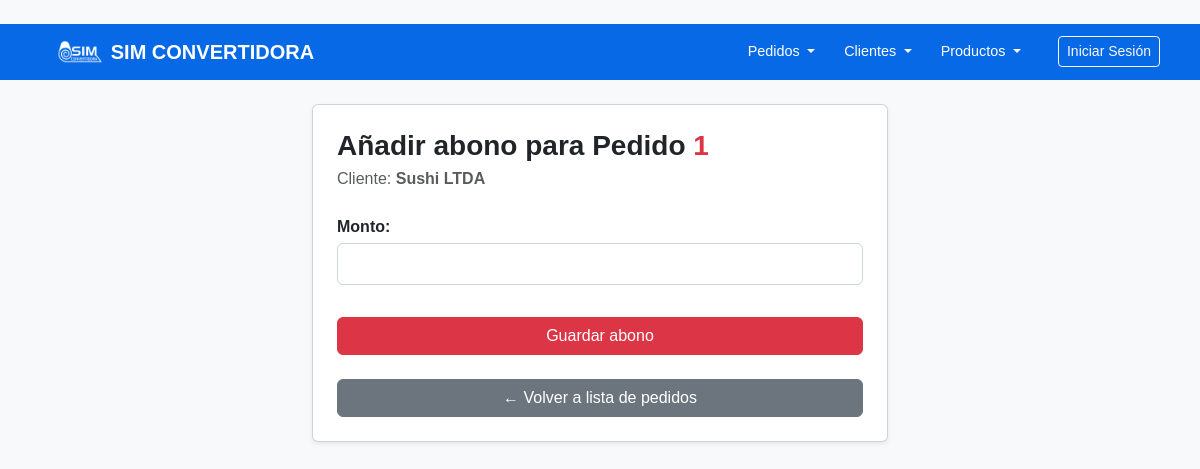
/pedidos/1/abonar/, run on an earlier commit of the app's database.
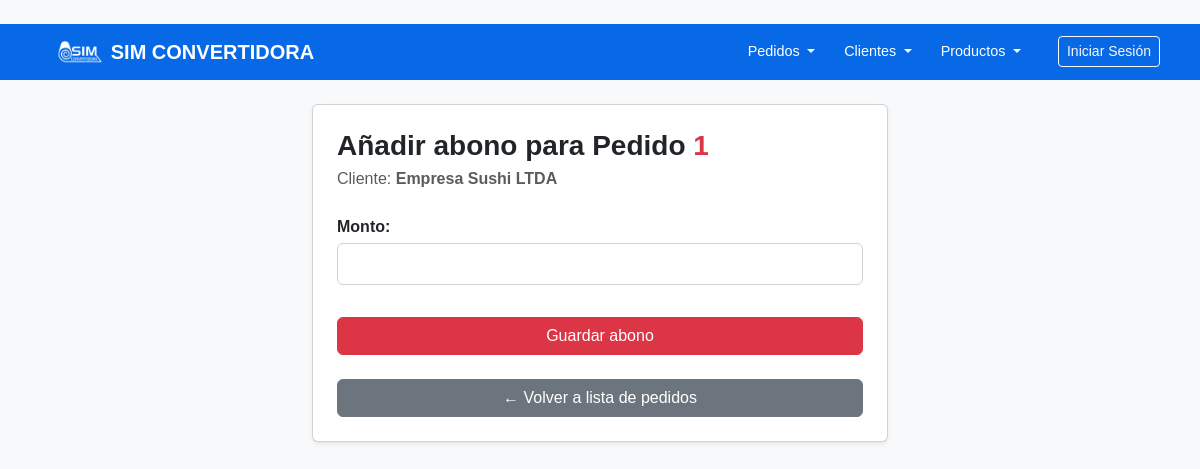
And on a later commit of the database.
### pedidos/models.py (models this page shows, shortened)
class Pedido(models.Model):
    cod_pedido = models.AutoField(primary_key=True)
    cliente = models.ForeignKey(Cliente, on_delete=models.CASCADE)
    monto_total = models.DecimalField(max_digits=10, decimal_places=2)
    fecha_pedido = models.DateTimeField(default=timezone.now)

### clientes/models.py (models this page shows, shortened)
class Cliente(models.Model):
    cod_cliente = models.AutoField(primary_key=True)
    nombre_fantasia = models.CharField(max_length=100)
    razon_social = models.CharField(max_length=100, unique=True)
    correo = models.EmailField()
    direccion_despacho = models.CharField(max_length=200)

### pedidos/views.py (the view)
# urls.py: path('<int:cod_pedido>/abonar/', añadir_abono, name='añadir_abono'),
def añadir_abono(request, cod_pedido):
    pedido = get_object_or_404(Pedido, cod_pedido=cod_pedido)
    if request.method == 'POST':
        form = AbonoForm(request.POST)
        if form.is_valid():
            abono = form.save(commit=False)
            monto = abono.monto
            if monto <= 0:
                messages.error(request, "El monto del abono debe ser mayor que 0.")
            elif monto > pedido.saldo_pendiente:
                messages.error(request, f"El monto del abono (${monto}) excede el saldo pendiente (${pedido.saldo_pendiente}).")
            else:
                abono.pedido = pedido
                abono.save()
                messages.success(request, "Abono registrado correctamente.")
                return redirect('listar_pedidos')
        else:
            messages.error(request, "Formulario inválido. Verifique los datos ingresados.")
    else:
        form = AbonoForm()
    return render(request, 'pedidos/añadir_abono.html', {'form': form, 'pedido': pedido})

### pedidos/forms.py
class AbonoForm(forms.ModelForm):
    class Meta:
        model = Abono
        exclude = ['pedido']

### templates/pedidos/añadir_abono.html (shortened to what this page needs)
<!DOCTYPE html>
<html lang="es">
<head>
  <link href="https://cdn.jsdelivr.net/npm/bootstrap@5.3.0/dist/css/bootstrap.min.css" rel="stylesheet" />
</head>
<body>
<header class="mb-4">
  {% include 'navegacion/nav.html' %}
</header>
<div class="container" style="max-width: 600px;">
  <div class="card shadow-sm p-4">
    <h2 class="card-title mb-2">
      Añadir abono para Pedido <span class="text-danger">{{ pedido.cod_pedido }}</span>
    </h2>
    <p class="card-subtitle mb-4 text-muted">
      Cliente: <strong>{{ pedido.cliente.razon_social }}</strong>
    </p>
    <form method="post" novalidate>
      {{ form.as_p }}
      <button type="submit" class="btn btn-danger mt-3 w-100">Guardar abono</button>
    </form>
    <a href="{% url 'listar_pedidos' %}" class="btn btn-secondary mt-4 w-100">
      &larr; Volver a lista de pedidos
    </a>
  </div>
</div>
</body>
</html>

What changed in the data, as far as the page shows it:
changed Pedido id 1: cliente.razon_social "Sushi LTDA" → "Empresa Sushi LTDA"
